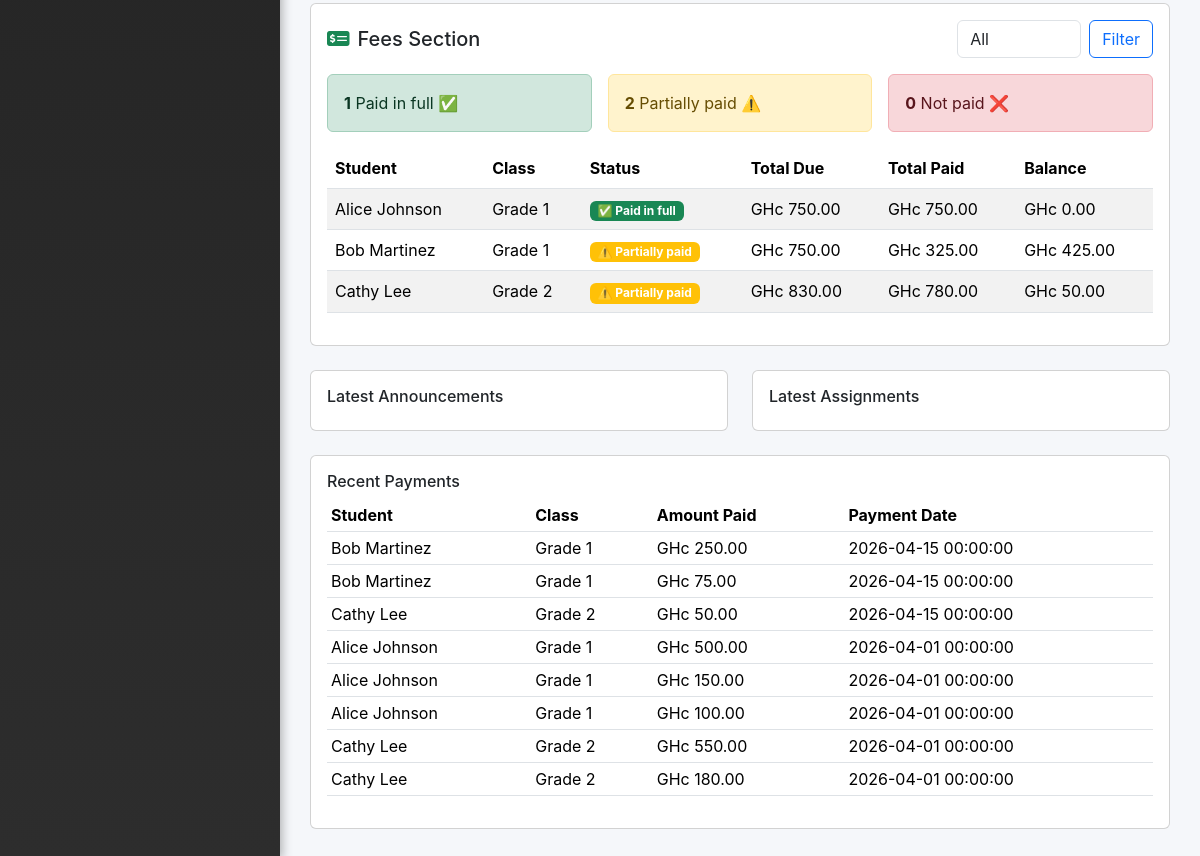
Before: /admin_student_portal.php (signed in, lower part) with the older database file.
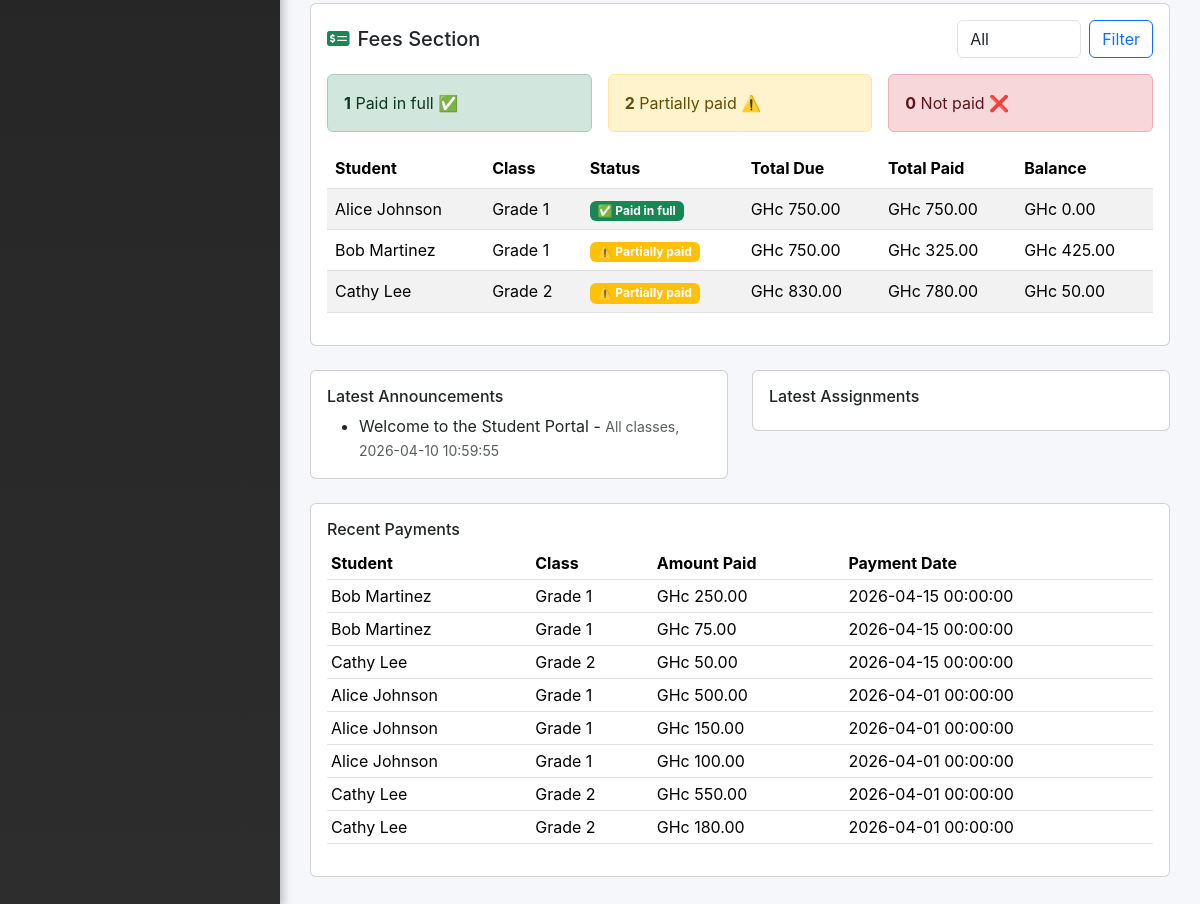
After: the same page with the newer database file.
### tables this page shows
CREATE TABLE IF NOT EXISTS students (
  id INT AUTO_INCREMENT PRIMARY KEY,
  name VARCHAR(128) NOT NULL,
  age INT DEFAULT NULL,
  contact VARCHAR(128) DEFAULT NULL,
  class_id INT DEFAULT NULL,
  photo VARCHAR(255) DEFAULT NULL,
  created_at TIMESTAMP DEFAULT CURRENT_TIMESTAMP,
  FOREIGN KEY (class_id) REFERENCES classes(id) ON DELETE SET NULL
);

CREATE TABLE IF NOT EXISTS classes (
  id INT AUTO_INCREMENT PRIMARY KEY,
  name VARCHAR(128) NOT NULL,
  teacher_id INT DEFAULT NULL,
  created_at TIMESTAMP DEFAULT CURRENT_TIMESTAMP,
  FOREIGN KEY (teacher_id) REFERENCES teachers(id) ON DELETE SET NULL
);

CREATE TABLE IF NOT EXISTS student_fees (
  id INT AUTO_INCREMENT PRIMARY KEY,
  student_id INT NOT NULL,
  class_fee_id INT NOT NULL,
  amount_paid DECIMAL(10,2) DEFAULT 0,
  payment_date TIMESTAMP DEFAULT CURRENT_TIMESTAMP ON UPDATE CURRENT_TIMESTAMP,
  payment_method VARCHAR(64) DEFAULT NULL,
  receipt_number VARCHAR(128) DEFAULT NULL,
  notes TEXT DEFAULT NULL,
  created_at TIMESTAMP DEFAULT CURRENT_TIMESTAMP,
  FOREIGN KEY (student_id) REFERENCES students(id) ON DELETE CASCADE,
  FOREIGN KEY (class_fee_id) REFERENCES class_fees(id) ON DELETE CASCADE,
  UNIQUE KEY u_student_fee (student_id, class_fee_id)
);

CREATE TABLE IF NOT EXISTS student_announcements (
  id INT AUTO_INCREMENT PRIMARY KEY,
  title VARCHAR(255) NOT NULL,
  body TEXT NOT NULL,
  class_id INT DEFAULT NULL,
  created_by INT NOT NULL,
  is_published BOOLEAN DEFAULT TRUE,
  published_at TIMESTAMP DEFAULT CURRENT_TIMESTAMP,
  created_at TIMESTAMP DEFAULT CURRENT_TIMESTAMP,
  FOREIGN KEY (class_id) REFERENCES classes(id) ON DELETE SET NULL,
  FOREIGN KEY (created_by) REFERENCES users(id) ON DELETE CASCADE,
  INDEX (class_id, published_at)
);

### admin_student_portal.php (the view, shortened to what this page needs)
<?php
$pdo = getDb();
$recentAnnouncements = $pdo->query('SELECT a.title, a.published_at, c.name AS class_name FROM student_announcements a LEFT JOIN classes c ON c.id = a.class_id ORDER BY a.id DESC LIMIT 5')->fetchAll();
$feeFilter = trim($_GET['fee_filter'] ?? 'all');
$feeStatusRows = $pdo->query(
    "SELECT
        s.id AS student_id,
        s.name AS student_name,
        c.name AS class_name,
        COALESCE(SUM(cf.amount), 0) AS total_due,
        COALESCE(SUM(sf.amount_paid), 0) AS total_paid
     FROM students s
     LEFT JOIN classes c ON c.id = s.class_id
     LEFT JOIN class_fees cf ON cf.class_id = s.class_id AND cf.is_active = 1
     LEFT JOIN student_fees sf ON sf.student_id = s.id AND sf.class_fee_id = cf.id
     GROUP BY s.id, s.name, c.name
     ORDER BY c.name, s.name"
)->fetchAll();
$feeStats = ['paid' => 0, 'partial' => 0, 'unpaid' => 0];
$filteredFeeStatuses = [];
foreach ($feeStatusRows as $row) {
    $due = (float) $row['total_due'];
    $paid = (float) $row['total_paid'];
    $balance = max(0, $due - $paid);
    if ($due > 0 && $paid >= $due) {
        $statusKey = 'paid';
        $statusLabel = 'Paid in full';
        $statusIcon = '✅';
        $statusClass = 'success';
    } elseif ($paid > 0) {
        $statusKey = 'partial';
        $statusLabel = 'Partially paid';
        $statusIcon = '⚠️';
        $statusClass = 'warning';
    } else {
        $statusKey = 'unpaid';
        $statusLabel = 'Not paid';
        $statusIcon = '❌';
        $statusClass = 'danger';
    }
    $feeStats[$statusKey]++;
    $row['balance'] = $balance;
    $row['status_key'] = $statusKey;
    $row['status_label'] = $statusLabel;
    $row['status_icon'] = $statusIcon;
    $row['status_class'] = $statusClass;
    $filteredFeeStatuses[] = $row;
}
$recentPayments = $pdo->query(
    "SELECT s.name AS student_name, c.name AS class_name, sf.amount_paid, sf.payment_date
     FROM student_fees sf
     INNER JOIN students s ON s.id = sf.student_id
     INNER JOIN class_fees cf ON cf.id = sf.class_fee_id
     LEFT JOIN classes c ON c.id = s.class_id
     ORDER BY sf.payment_date DESC
     LIMIT 8"
)->fetchAll();
$tab = trim($_GET['tab'] ?? 'general');
include __DIR__ . '/inc/sidebar-header.php';
?>
<div class="tab-content">
<div class="tab-pane fade <?= $tab === 'general' ? 'show active' : '' ?>" id="general-content" role="tabpanel">
<div class="row g-4 mt-2">
    <div class="col-12">
        <div class="card p-3">
            <div class="d-flex justify-content-between align-items-center mb-3">
                <h5 class="mb-0"><i class="fas fa-money-check-alt me-2 text-success"></i>Fees Section</h5>
                <form method="get" class="d-flex gap-2">
                    <select name="fee_filter" class="form-control">
                        <option value="all" <?= $feeFilter === 'all' ? 'selected' : '' ?>>All</option>
                    </select>
                    <button class="btn btn-outline-primary" type="submit">Filter</button>
                </form>
            </div>
            <div class="row g-3 mb-3">
                <div class="col-md-4"><div class="alert alert-success mb-0"><strong><?= $feeStats['paid'] ?></strong> Paid in full ✅</div></div>
                <div class="col-md-4"><div class="alert alert-warning mb-0"><strong><?= $feeStats['partial'] ?></strong> Partially paid ⚠️</div></div>
                <div class="col-md-4"><div class="alert alert-danger mb-0"><strong><?= $feeStats['unpaid'] ?></strong> Not paid ❌</div></div>
            </div>
            <div class="table-responsive">
                <table class="table table-striped">
                    <thead>
                        <tr>
                            <th>Student</th>
                            <th>Class</th>
                            <th>Status</th>
                            <th>Total Due</th>
                            <th>Total Paid</th>
                            <th>Balance</th>
                        </tr>
                    </thead>
                    <tbody>
                        <?php foreach ($filteredFeeStatuses as $feeRow): ?>
                            <tr>
                                <td><?= htmlspecialchars($feeRow['student_name']) ?></td>
                                <td><?= htmlspecialchars($feeRow['class_name'] ?? 'Unassigned') ?></td>
                                <td><span class="badge bg-<?= htmlspecialchars($feeRow['status_class']) ?>"><?= $feeRow['status_icon'] ?> <?= htmlspecialchars($feeRow['status_label']) ?></span></td>
                                <td>GHc <?= number_format((float) $feeRow['total_due'], 2) ?></td>
                                <td>GHc <?= number_format((float) $feeRow['total_paid'], 2) ?></td>
                                <td>GHc <?= number_format((float) $feeRow['balance'], 2) ?></td>
                            </tr>
                        <?php endforeach; ?>
                    </tbody>
                </table>
            </div>
        </div>
    </div>
    <div class="col-lg-6">
        <div class="card p-3">
            <h6>Latest Announcements</h6>
            <ul class="mb-0">
                <?php foreach ($recentAnnouncements as $item): ?>
                    <li><?= htmlspecialchars($item['title']) ?> - <small class="text-muted"><?= htmlspecialchars($item['class_name'] ?? 'All classes') ?>, <?= htmlspecialchars($item['published_at']) ?></small></li>
                <?php endforeach; ?>
            </ul>
        </div>
    </div>
    <div class="col-lg-6">
        <div class="card p-3">
            <h6>Latest Assignments</h6>
        </div>
    </div>
    <div class="col-12">
        <div class="card p-3">
            <h6>Recent Payments</h6>
            <div class="table-responsive">
                <table class="table table-sm">
                    <thead>
                        <tr>
                            <th>Student</th>
                            <th>Class</th>
                            <th>Amount Paid</th>
                            <th>Payment Date</th>
                        </tr>
                    </thead>
                    <tbody>
                        <?php foreach ($recentPayments as $payment): ?>
                            <tr>
                                <td><?= htmlspecialchars($payment['student_name']) ?></td>
                                <td><?= htmlspecialchars($payment['class_name'] ?? 'Unassigned') ?></td>
                                <td>GHc <?= number_format((float) $payment['amount_paid'], 2) ?></td>
                                <td><?= htmlspecialchars($payment['payment_date']) ?></td>
                            </tr>
                        <?php endforeach; ?>
                    </tbody>
                </table>
            </div>
        </div>
    </div>
</div>
</div>
</div>
<?php include __DIR__ . '/inc/sidebar-footer.php'; ?>

### inc/sidebar-header.php (shortened to what this page needs)
<!DOCTYPE html>
<html lang="en">
<head>
    <link href="https://cdn.jsdelivr.net/npm/bootstrap@5.3.2/dist/css/bootstrap.min.css" rel="stylesheet">
    <link rel="stylesheet" href="https://cdnjs.cloudflare.com/ajax/libs/font-awesome/6.0.0/css/all.min.css">
</head>
<body>
<div class="sidebar" id="sidebar">
</div>
<div class="main-content">
    <div class="page-content">

### inc/sidebar-footer.php (shortened to what this page needs)
    </div>
</div>
</body>
</html>

### inc/sidebar-header.php (style rules this page uses)
* { margin: 0; padding: 0; box-sizing: border-box; }
html, body { width: 100%; height: 100%; margin: 0 !important; padding: 0 !important; }
body { display: flex !important; min-height: 100vh; background-color: #f5f7fa; font-family: -apple-system, BlinkMacSystemFont, "Segoe UI", Roboto, "Helvetica Neue", Arial, sans-serif; flex-wrap: nowrap !important; }
.sidebar { width: 280px !important; min-width: 280px !important; max-width: 280px !important; background: linear-gradient(180deg, #1a1a1a 0%, #2d2d2d 100%) !important; color: #e0e0e0; padding: 30px 0; position: fixed !important; height: 100vh !important; overflow-y: auto; left: 0 !important; top: 0 !important; z-index: 1000; box-shadow: 2px 0 10px rgba(0,0,0,0.3); }
.main-content { margin-left: 280px !important; flex: 1; display: flex !important; flex-direction: column; width: calc(100% - 280px) !important; min-height: 100vh; }
.page-content { flex: 1; padding: 30px; overflow-y: auto; background-color: #f5f7fa; }
.d-flex { display: flex !important; }
.align-items-center { align-items: center !important; }
.mb-0 { margin-bottom: 0 !important; }

Changed rows visible on the page:
added student_announcements: title "Welcome to the Student Portal", class_name "All classes", published_at "2026-04-10 10:59:55"
